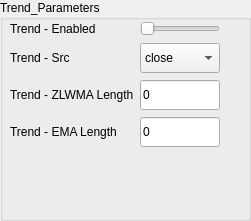
              <widget class="QGroupBox" name="grpBox_Trend_parameters_">
               <property name="geometry">
                <rect>
                 <x>800</x>
                 <y>300</y>
                 <width>251</width>
                 <height>221</height>
                </rect>
               </property>
               <property name="title">
                <string>Trend_Parameters</string>
               </property>
               <widget class="QWidget" name="layoutWidget_24">
                <property name="geometry">
                 <rect>
                  <x>10</x>
                  <y>20</y>
                  <width>222</width>
                  <height>132</height>
                 </rect>
                </property>
                <layout class="QGridLayout" name="gridLayout_53">
                 <item row="0" column="0">
                  <widget class="QLabel" name="lblMptEnabled_21">
                   <property name="text">
                    <string>Trend - Enabled</string>
                   </property>
                  </widget>
                 </item>
                 <item row="1" column="0">
                  <widget class="QLabel" name="lblTrendAppliedPrice_9">
                   <property name="text">
                    <string>Trend - Src</string>
                   </property>
                  </widget>
                 </item>
                 <item row="1" column="1">
                  <widget class="QComboBox" name="drpTrendAppliedPrice">
                   <property name="minimumSize">
                    <size>
                     <width>0</width>
                     <height>30</height>
                    </size>
                   </property>
                   <item>
                    <property name="text">
                     <string>close</string>
                    </property>
                   </item>
                   <item>
                    <property name="text">
                     <string>open</string>
                    </property>
                   </item>
                   <item>
                    <property name="text">
                     <string>high</string>
                    </property>
                   </item>
                   <item>
                    <property name="text">
                     <string>low</string>
                    </property>
                   </item>
                   <item>
                    <property name="text">
                     <string>HL2</string>
                    </property>
                   </item>
                   <item>
                    <property name="text">
                     <string>HLC3</string>
                    </property>
                   </item>
                   <item>
                    <property name="text">
                     <string>OHLC</string>
                    </property>
                   </item>
                  </widget>
                 </item>
                 <item row="0" column="1">
                  <widget class="QSlider" name="hSlider_SELL_IndicatorEnabled_28">
                   <property name="maximum">
                    <number>5</number>
                   </property>
                   <property name="orientation">
                    <enum>Qt::Horizontal</enum>
                   </property>
                  </widget>
                 </item>
                 <item row="2" column="0">
                  <widget class="QLabel" name="lblTrendLongEmaPeriod_9">
                   <property name="text">
                    <string>Trend - ZLWMA Length</string>
                   </property>
                  </widget>
                 </item>
                 <item row="2" column="1">
                  <widget class="QLineEdit" name="txtTrendLongEmaPeriod">
                   <property name="minimumSize">
                    <size>
                     <width>0</width>
                     <height>30</height>
                    </size>
                   </property>
                   <property name="text">
                    <string>0</string>
                   </property>
                  </widget>
                 </item>
                 <item row="3" column="1">
                  <widget class="QLineEdit" name="txtTrendShortEmaPeriod">
                   <property name="sizePolicy">
                    <sizepolicy hsizetype="Expanding" vsizetype="Fixed">
                     <horstretch>0</horstretch>
                     <verstretch>0</verstretch>
                    </sizepolicy>
                   </property>
                   <property name="minimumSize">
                    <size>
                     <width>0</width>
                     <height>30</height>
                    </size>
                   </property>
                   <property name="text">
                    <string>0</string>
                   </property>
                  </widget>
                 </item>
                 <item row="3" column="0">
                  <widget class="QLabel" name="lblTrendShortEmaPeriod_9">
                   <property name="text">
                    <string>Trend - EMA Length</string>
                   </property>
                  </widget>
                 </item>
                 <item row="1" column="2">
                  <spacer name="horizontalSpacer_33">
                   <property name="orientation">
                    <enum>Qt::Horizontal</enum>
                   </property>
                   <property name="sizeHint" stdset="0">
                    <size>
                     <width>40</width>
                     <height>20</height>
                    </size>
                   </property>
                  </spacer>
                 </item>
                </layout>
               </widget>
              </widget>
